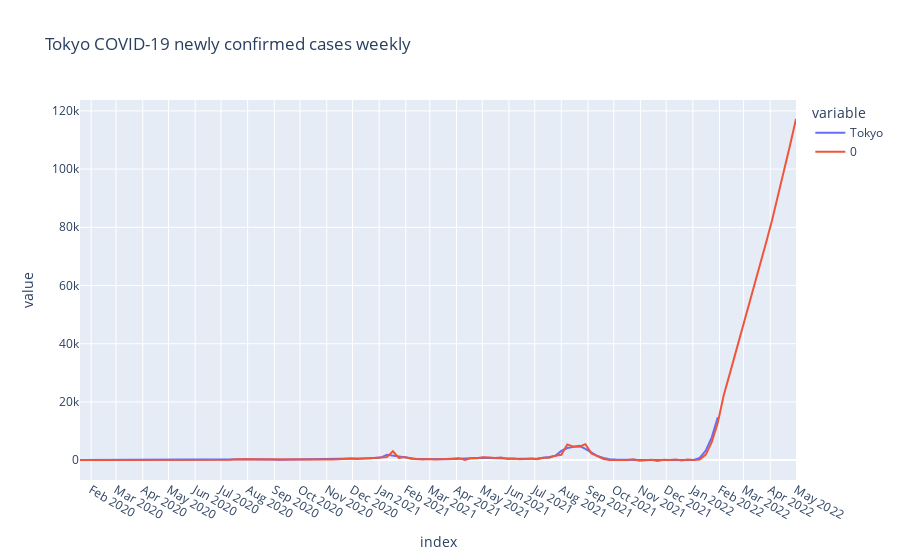

Here is the notebook cell this chart was saved with:
### Code cell
ts_forecast = result_tokyo.predict(start=df_gr.index[0], end=df_gr.index[-1]+relativedelta(months=3))
temp_df = df_gr.Tokyo.to_frame()
temp_df = pd.concat([temp_df, ts_forecast])

fig = px.line(temp_df, title='Tokyo COVID-19 newly confirmed cases weekly')
fig.update_layout({
    'xaxis': {
        'dtick': 'M1'
    }
})
fig.show()

### Figure 1 — Plotly figure (JSON) as saved in the notebook; plotly's stock layout.template omitted (floating-point values rounded to 4 significant figures; data arrays with more than 128 entries replaced by an {"elided": "..."} marker saying what was removed)
{"data": [{"hovertemplate": "variable=Tokyo<br>index=%{x}<br>value=%{y}<extra></extra>", "legendgroup": "Tokyo", "line": {"color": "#636efa", "dash": "solid"}, "marker": {"symbol": "circle"}, "mode": "lines", "name": "Tokyo", "orientation": "v", "showlegend": true, "type": "scatter", "x": {"elided": "227 str values"}, "xaxis": "x", "y": {"elided": "227 float values"}, "yaxis": "y"}, {"hovertemplate": "variable=0<br>index=%{x}<br>value=%{y}<extra></extra>", "legendgroup": "0", "line": {"color": "#EF553B", "dash": "solid"}, "marker": {"symbol": "circle"}, "mode": "lines", "name": "0", "orientation": "v", "showlegend": true, "type": "scatter", "x": {"elided": "227 str values"}, "xaxis": "x", "y": {"elided": "227 float values"}, "yaxis": "y"}], "layout": {"autosize": true, "legend": {"title": {"text": "variable"}, "tracegroupgap": 0}, "title": {"text": "Tokyo COVID-19 newly confirmed cases weekly"}, "xaxis": {"anchor": "y", "autorange": true, "domain": [0, 1], "dtick": "M1", "range": ["2020-01-19", "2022-05-01"], "title": {"text": "index"}, "type": "date"}, "yaxis": {"anchor": "x", "autorange": true, "domain": [0, 1], "range": [-6840.0, 123700.0], "title": {"text": "value"}, "type": "linear"}}}
